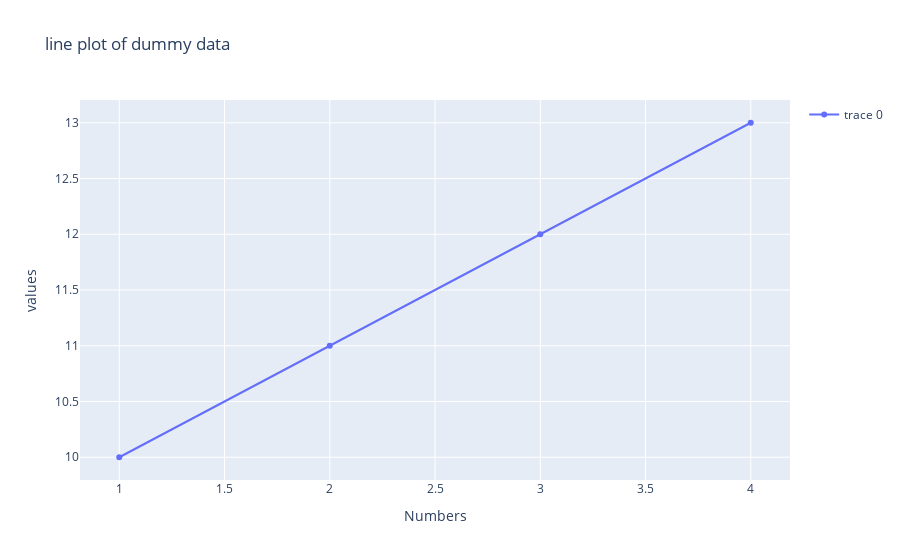

Source (notebook cell):
### Code cell
# Customize 

fig.update_layout(
    title ="line plot of dummy data",
    xaxis=dict(title="Numbers"),
    yaxis=dict(title="values"), 
    showlegend=True,)

### Figure 1 — Plotly figure (JSON) as saved in the notebook; plotly's stock layout.template omitted (floating-point values rounded to 4 significant figures)
{"data": [{"type": "scatter", "x": [1, 2, 3, 4], "y": [10, 11, 12, 13]}], "layout": {"showlegend": true, "title": {"text": "line plot of dummy data"}, "xaxis": {"title": {"text": "Numbers"}}, "yaxis": {"title": {"text": "values"}}}}
